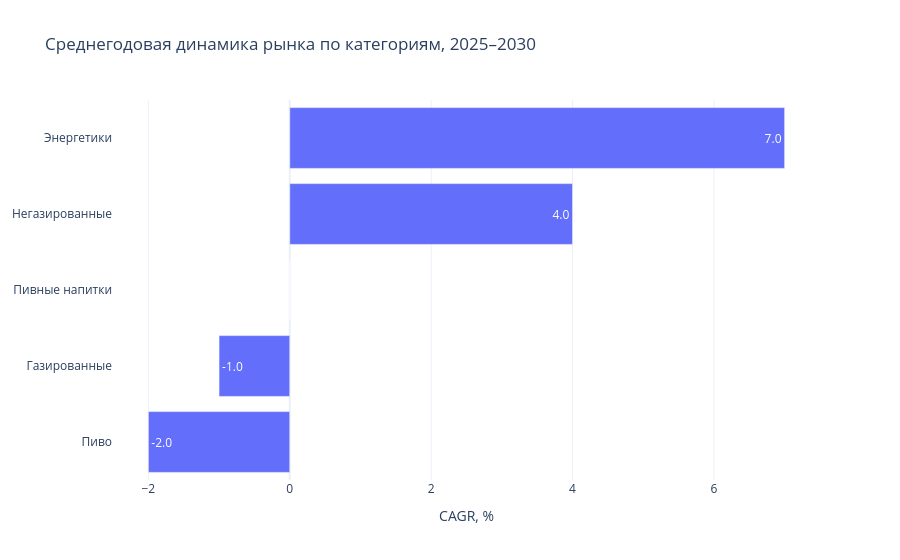

The notebook cell saved with this chart:
### Code cell
fig = px.bar(
    kpi_table.sort_values("cagr_pct"),
    x="cagr_pct",
    y="category",
    orientation="h",
    text_auto=".1f",
    labels={
        "cagr_pct": "CAGR 2025–2030, %",
        "category": ""
    },
    title="Среднегодовая динамика рынка по категориям, 2025–2030"
)

fig.update_layout(
    template="plotly_white",
    xaxis_title="CAGR, %",
    yaxis_title=None,
    showlegend=False
)

fig.show()

### Figure 1 — Plotly figure (JSON) as saved in the notebook; plotly's stock layout.template omitted (floating-point values rounded to 4 significant figures)
{"data": [{"hovertemplate": "CAGR 2025–2030, %=%{x}<br>=%{y}<extra></extra>", "legendgroup": "", "marker": {"color": "#636efa", "pattern": {"shape": ""}}, "name": "", "orientation": "h", "showlegend": false, "textposition": "auto", "texttemplate": "%{x:.1f}", "type": "bar", "x": [-2.0, -1.0, 0.0, 4.0, 7.0], "xaxis": "x", "y": ["Пиво", "Газированные", "Пивные напитки", "Негазированные", "Энергетики"], "yaxis": "y"}], "layout": {"barmode": "relative", "legend": {"tracegroupgap": 0}, "showlegend": false, "title": {"text": "Среднегодовая динамика рынка по категориям, 2025–2030"}, "xaxis": {"anchor": "y", "domain": [0, 1], "title": {"text": "CAGR, %"}}, "yaxis": {"anchor": "x", "domain": [0, 1], "title": {}}}}
